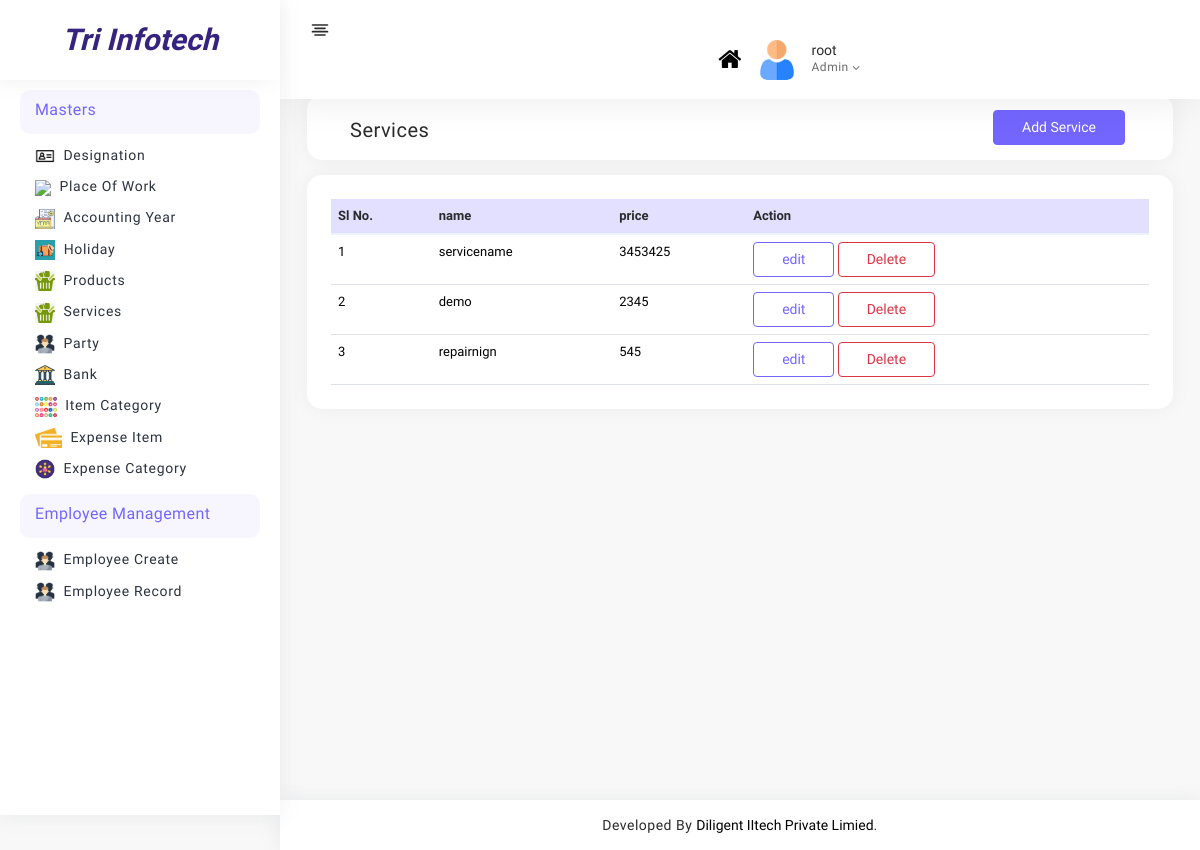
Page /admin_panel/services/ (signed in) on the earlier database version.
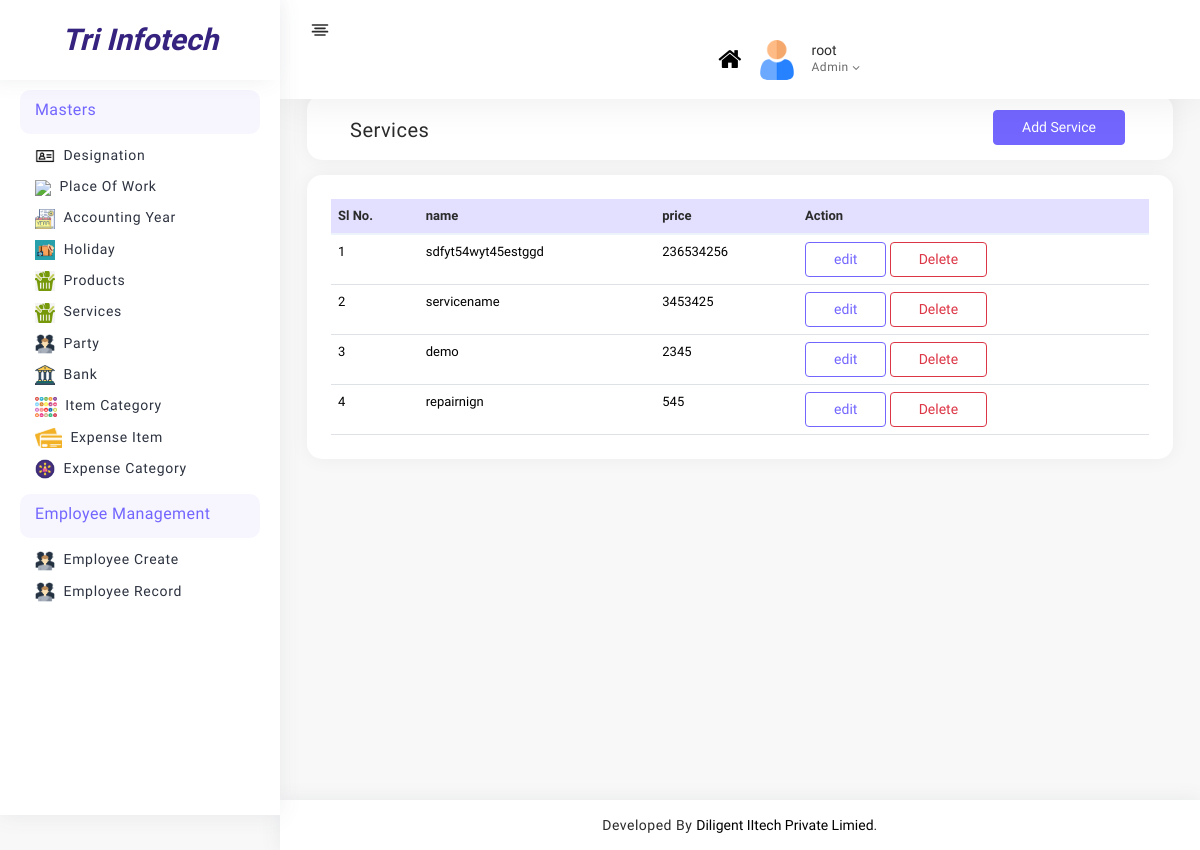
Same page on the later database version.
### admin_panel/models.py (models this page shows, shortened)
class Service(models.Model):
    taxTypes = (
            ('withTax','with Tax'),
            ('withoutTax','without Tax'),
        )
    name = models.CharField(max_length=100)
    hsn_code = models.CharField(max_length=100)
    sale_price = models.CharField(max_length=100)
    sale_price_type = models.CharField( choices=taxTypes,max_length=50)
    tax_rate = models.CharField(choices=gstStatic,max_length=20)

### admin_panel/views.py (the view)
# urls.py: path("services/",views.services,name="services"),
def services(request):
    if request.user.is_staff:
        services = Service.objects.all().order_by("-id")
        return render(request,"masters/arp_items/services.html",{"services":services})
    else:
        return redirect("login")

### admin_panel/templates/masters/arp_items/services.html (shortened to what this page needs)
{% extends 'base.html' %}
{% load static %}
{% block content %}
<div class="page-body">
    <form>
        <div class="container-fluid">
            <div class="card p-3 py-2 project-list">
                <div class="row">
                    <div class="col-md-6">
                        <h5 class="mb-0 mt-2">Services</h5>
                    </div>
                    <div class="col-md-6">
                        <a class="btn btn-primary" href="{% url 'service_add' %}"> Add Service</a>
                    </div>
                </div>
            </div>
            <div class="card rs-mt-10 rs-br-0">
                <div class="card-body p-4 rs-p-0">
                    <div class="">
                        <table class="table rs_table">
                            <thead>
                                <tr>
                                    <th class="rs-w-5"><span class="hidden-xs">Sl No.</span></th>
                                    <th>name</th>
                                    <th>price</th>
                                    <th class="rs-text-right">Action</th>
                                </tr>
                            </thead>
                            <tbody>
                                {% for service in services %}
                                <tr>
                                    <td class="rs-pr-0">
                                        <span class="hidden-xs">{{ forloop.counter }}</span>
                                    </td>
                                    <td>{{ service.name}}</td>
                                    <td>{{ service.sale_price}}</td>
                                    <td class="rs-text-right"><a href="{% url 'service_edit' service.id %}"
                                            class="btn btn-outline-primary">edit</a>
                                            <a type="button" class="btn btn-outline-danger" data-toggle="modal"
                                            data-target="#exampleModal-{{forloop.counter}}">
                                            Delete
                                    </a>
                                        </td>
                                </tr>
                                {% endfor %}
                            </tbody>
                        </table>
                    </div>
                </div>
            </div>
        </div>
    </form>
</div>
{% endblock content %}

Differences in the rows shown:
added Service: name "sdfyt54wyt45estggd", sale_price "236534256"
